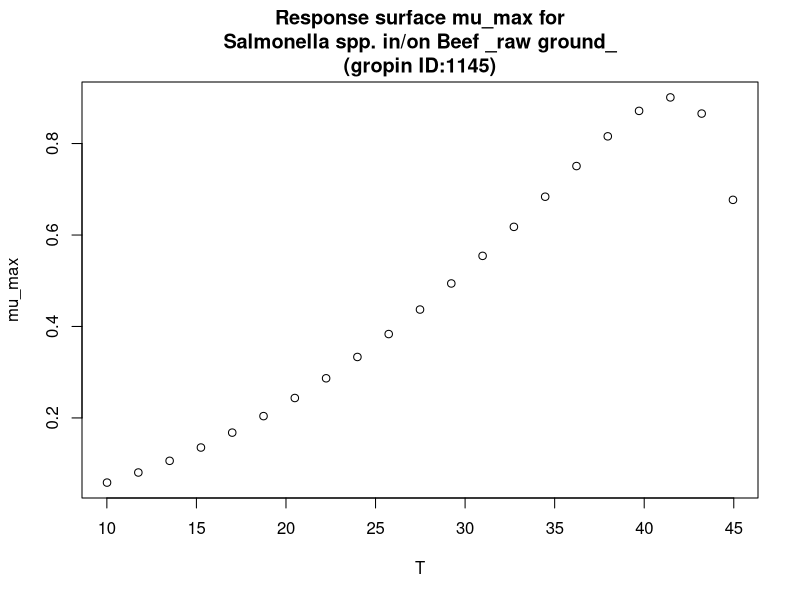

Write R code to recreate this figure.
#############################
# start of Parameter script
#############################
T <- seq(10.01,44.955044955045,length.out=21)
#############################
# end of Parameter script
#############################
############################# 
# start of Model script Gropin ID 1145 
#############################
 
# constant coefficients for this model
 
variables <- data.frame(T)
argumentsPar <- expand.grid(variables)
 
# heart of the model
response_surface <- function(T) {
   mumax <-5.75*(10^-4)*((T+0.09)^2)*(1-exp(0.4329*(T-46.96)))

return(mumax=mumax)
} 

# output parameters
mumax <- cbind(argumentsPar,response_surface(argumentsPar['T']))
colnames(mumax) <- c(colnames(argumentsPar),'mumax')
#############################
# End of Model script
#############################
############################# 
# start of Visualisation script Gropin ID 1145 
#############################
plot(T,mumax$mumax,
                          xlab='T',
                          ylab='mu_max',main='Response surface mu_max for
Salmonella spp. in/on Beef _raw ground_
(gropin ID:1145)')
#############################
# End of Visualisation script
#############################
